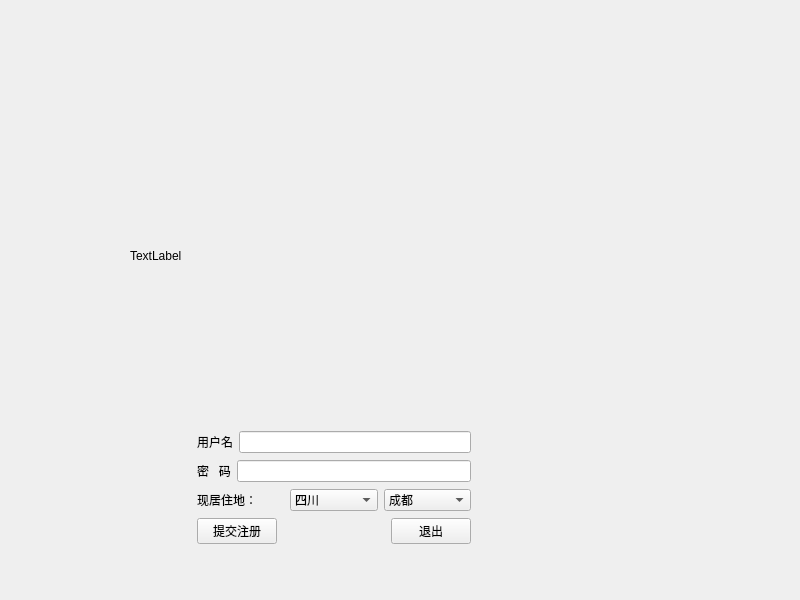
<?xml version="1.0" encoding="UTF-8"?>
<ui version="4.0">
 <class>Widget</class>
 <widget class="QWidget" name="Widget">
  <property name="geometry">
   <rect>
    <x>0</x>
    <y>0</y>
    <width>800</width>
    <height>600</height>
   </rect>
  </property>
  <property name="windowTitle">
   <string>Widget</string>
  </property>
  <widget class="QLabel" name="Lab_photo">
   <property name="geometry">
    <rect>
     <x>130</x>
     <y>110</y>
     <width>531</width>
     <height>291</height>
    </rect>
   </property>
   <property name="text">
    <string>TextLabel</string>
   </property>
  </widget>
  <widget class="QWidget" name="">
   <property name="geometry">
    <rect>
     <x>150</x>
     <y>430</y>
     <width>368</width>
     <height>118</height>
    </rect>
   </property>
   <layout class="QHBoxLayout" name="horizontalLayout_5">
    <item>
     <spacer name="horizontalSpacer">
      <property name="orientation">
       <enum>Qt::Horizontal</enum>
      </property>
      <property name="sizeHint" stdset="0">
       <size>
        <width>40</width>
        <height>20</height>
       </size>
      </property>
     </spacer>
    </item>
    <item>
     <layout class="QVBoxLayout" name="verticalLayout">
      <item>
       <layout class="QHBoxLayout" name="horizontalLayout">
        <item>
         <widget class="QLabel" name="label_yonghu_2">
          <property name="text">
           <string>用户名</string>
          </property>
         </widget>
        </item>
        <item>
         <widget class="QLineEdit" name="lineEdit_3"/>
        </item>
       </layout>
      </item>
      <item>
       <layout class="QHBoxLayout" name="horizontalLayout_2">
        <item>
         <widget class="QLabel" name="label_mima_2">
          <property name="text">
           <string>密   码</string>
          </property>
         </widget>
        </item>
        <item>
         <widget class="QLineEdit" name="lineEdit_4"/>
        </item>
       </layout>
      </item>
      <item>
       <layout class="QHBoxLayout" name="horizontalLayout_3">
        <item>
         <widget class="QLabel" name="label_4">
          <property name="text">
           <string>现居住地：</string>
          </property>
         </widget>
        </item>
        <item>
         <widget class="QComboBox" name="comboBox_sheng_2">
          <item>
           <property name="text">
            <string>四川</string>
           </property>
          </item>
          <item>
           <property name="text">
            <string>云南</string>
           </property>
          </item>
          <item>
           <property name="text">
            <string>贵州</string>
           </property>
          </item>
         </widget>
        </item>
        <item>
         <widget class="QComboBox" name="comboBox_shi_2">
          <item>
           <property name="text">
            <string>成都</string>
           </property>
          </item>
          <item>
           <property name="text">
            <string>昆明</string>
           </property>
          </item>
         </widget>
        </item>
       </layout>
      </item>
      <item>
       <layout class="QHBoxLayout" name="horizontalLayout_4">
        <item>
         <widget class="QPushButton" name="Pbt_regist">
          <property name="styleSheet">
           <string notr="true"/>
          </property>
          <property name="text">
           <string>提交注册</string>
          </property>
         </widget>
        </item>
        <item>
         <spacer name="horizontalSpacer_5">
          <property name="orientation">
           <enum>Qt::Horizontal</enum>
          </property>
          <property name="sizeHint" stdset="0">
           <size>
            <width>108</width>
            <height>20</height>
           </size>
          </property>
         </spacer>
        </item>
        <item>
         <widget class="QPushButton" name="pbt_exit">
          <property name="text">
           <string>退出</string>
          </property>
         </widget>
        </item>
       </layout>
      </item>
     </layout>
    </item>
    <item>
     <spacer name="horizontalSpacer_2">
      <property name="orientation">
       <enum>Qt::Horizontal</enum>
      </property>
      <property name="sizeHint" stdset="0">
       <size>
        <width>40</width>
        <height>20</height>
       </size>
      </property>
     </spacer>
    </item>
   </layout>
  </widget>
 </widget>
 <resources/>
 <connections>
  <connection>
   <sender>pbt_exit</sender>
   <signal>clicked()</signal>
   <receiver>Widget</receiver>
   <slot>close()</slot>
   <hints>
    <hint type="sourcelabel">
     <x>431</x>
     <y>532</y>
    </hint>
    <hint type="destinationlabel">
     <x>399</x>
     <y>299</y>
    </hint>
   </hints>
  </connection>
 </connections>
</ui>
